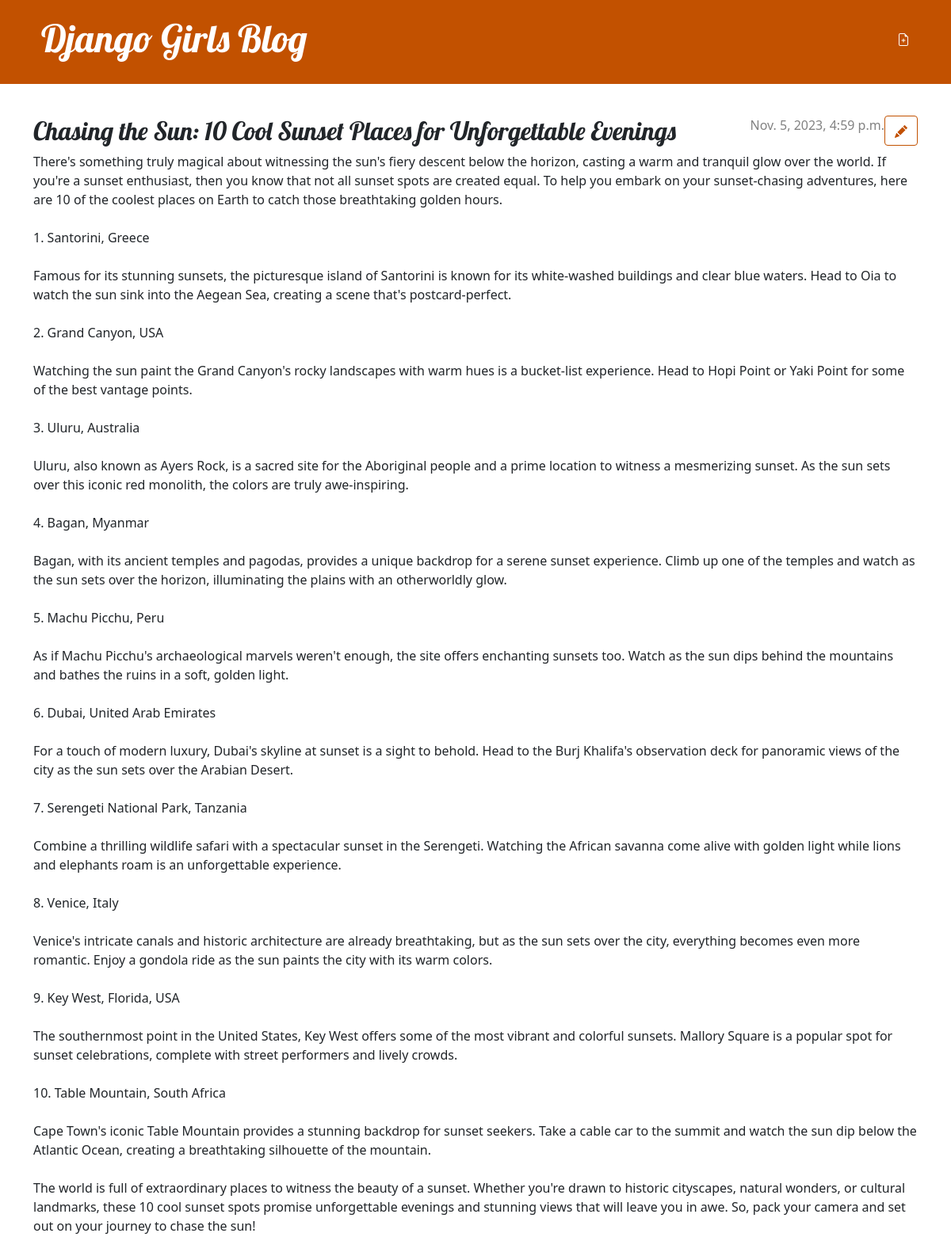
Page /post/6/ on the committed database.
### blog/models.py (models this page shows, shortened)
class Post(models.Model):
    author = models.ForeignKey(settings.AUTH_USER_MODEL, on_delete=models.CASCADE)
    title = models.CharField(max_length=200)
    text = models.TextField()
    created_date = models.DateTimeField(default=timezone.now)
    published_date = models.DateTimeField(blank=True, null=True)

### blog/views.py (the view)
# urls.py: path("post/<int:pk>/", views.post_detail, name="post_detail"),
def post_detail(request, pk):
    post = get_object_or_404(Post, pk=pk)
    return render(request, "blog/post_detail.html", {"post": post})

### blog/templates/blog/post_detail.html (shortened to what this page needs)
{% extends 'blog/base.html' %}
{% block content %}
    <article class="post">
        <aside class="actions">
            <a class="btn btn-secondary" href="{% url 'post_edit' pk=post.pk %}">
            </a>
        </aside>
        {% if post.published_date %}
            <time class="date">
                {{ post.published_date }}
            </time>
        {% endif %}
        <h2>{{ post.title }}</h2>
        <p>{{ post.text|linebreaksbr }}</p>
    </article>
{% endblock %}

### blog/static/css/blog.css (style rules this page uses)
h1, h2, h3, h4 { font-family: 'Lobster', cursive; }
.date { color: #828282; }
.post { margin-bottom: 70px; }
.post > .date, .post > .actions { float: right; }
.btn-secondary, .btn-secondary:visited { color: #C25100; background: none; border-color: #C25100; }

### rows in the picture
Post: published_date "Nov. 5, 2023, 4:59 p.m.", title "Chasing the Sun: 10 Cool Sunset Places for Unforgettable Evenings", text "There's something truly magical about witnessing the sun's fiery descent below the horizon, casting a warm and tranquil glow over the world. If you're a sunset enthusiast, then you know that not all sunset spots are created equal. To help you embark on your sunset-chasing adventures, here are 10 of the coolest places on Earth to catch those breathtaking golden hours. 1. Santorini, Greece Famous for its stunning sunsets, the picturesque island of Santorini is known for its white-washed buildings and clear blue waters. Head to Oia to watch the sun sink into the Aegean Sea, creating a scene that's postcard-perfect. 2. Grand Canyon, USA Watching the sun paint the Grand Canyon's rocky landscapes…"
